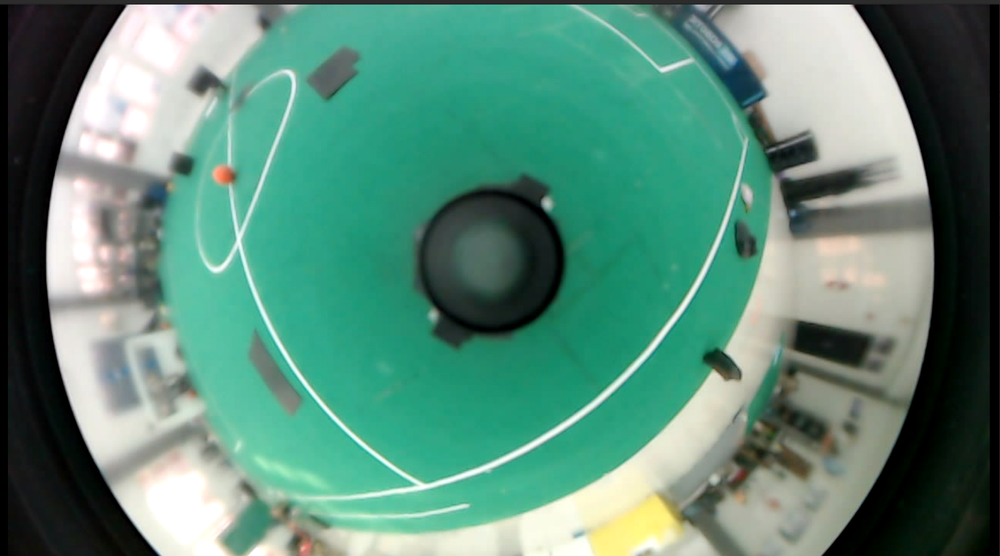
//> input picture img.png, 1000 x 556 px, shrunk from 1764 x 980 before the run, given in place of cam.avi, which was not available
$ ./main   (built with g++ and OpenCV 4)
//> lines starting //> are read from the running program, lines starting //| are printed output that depends on the picture; after the words box and inside, x2 and y2 are one past the last pixel; in counts of white or black regions, pixels touching at a corner belong together; pictures that were not available may be replaced by others from this repository, and a replacement may not be noted
#include <opencv2/opencv.hpp>
#include <opencv2/videoio.hpp>
#include <vector>
#include <math.h>
#include <chrono>
#include <ctime>
#include <ratio>

using namespace cv;
using namespace std;
using namespace std::chrono;

double calculateDistance(Point2f p1, Point2f p2)
{
    return sqrt(pow(p2.x - p1.x, 2) + pow(p2.y - p1.y, 2));
}

int main()
{
    VideoCapture cap("../cam.avi");

    if (!cap.isOpened())
    {
        cout << "Unable to access camera!" << endl;
        return -1;
    }

    Mat frame, frame_hsv, frame_thres;

    /**
     * @brief Configure Trackbar window
     *
     */
    int h[2] = {100, 255}, s[2] = {170, 255}, v[2] = {200, 255};
    namedWindow("Control");

    createTrackbar("Hmin", "Control", &h[0], 255);
    createTrackbar("Smin", "Control", &s[0], 255);
    createTrackbar("Vmin", "Control", &v[0], 255);

    createTrackbar("Hmax", "Control", &h[1], 255);
    createTrackbar("Smax", "Control", &s[1], 255);
    createTrackbar("Vmax", "Control", &v[1], 255);

    Point2f startBallPosition(0, 0);
    double lastDistance = 0;

    // Init time awal
    high_resolution_clock::time_point lastTime = high_resolution_clock::now();

    while (true)
    {
        cap >> frame;
//> frame is the input picture: 556 rows x 1000 cols, CV_8UC3; mean B, G, R 121.4, 138.9, 91.9

        // Handle if video reached end
        if (frame.empty())
        {
            break;
        }

        // Convert RGB to HSV
        cvtColor(frame, frame_hsv, COLOR_RGB2HSV);
//> frame_hsv: 556 rows x 1000 cols, CV_8UC3; mean H, S, V 56.8, 100.1, 140.1
        inRange(frame_hsv, Scalar(h[0], s[0], v[0]), Scalar(h[1], s[1], v[1]), frame_thres);
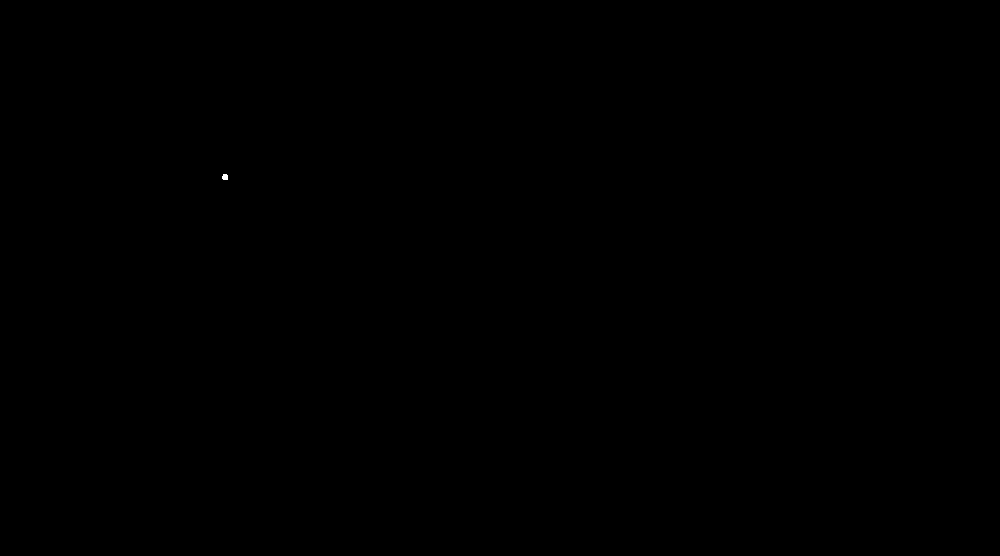
//> frame_thres: 556 rows x 1000 cols, CV_8UC1; 0.01% white; 1 white region

        vector<vector<Point>> contours;
        findContours(frame_thres, contours, RETR_TREE, CHAIN_APPROX_NONE);
//> contours = 1 contour; box (x1, y1, x2, y2) and area: (222, 174, 228, 180) 22

        if (!contours.empty())
        {
            // Get center of robot
            Point2f centerOfRobot(frame.cols / 2, (frame.rows / 2) - 20);
//> centerOfRobot = Point(500, 258)
            circle(frame, centerOfRobot, 4, Scalar(0, 0, 255), -1);
//> frame: 556 rows x 1000 cols, CV_8UC3; 49 pixels changed, all inside (x1, y1, x2, y2) = (496, 254, 505, 263)

            Moments m = moments(contours[0]);
//> m = moments, m00 22.5, centre m10/m00, m01/m00 = (224.6, 176.6)
            double mArea = m.m00;
//> mArea = 22.5
            if (mArea != 0)
            {
                double mX = m.m10;
//> mX = 5054.3
                double mY = m.m01;
//> mY = 3973.8

                // Posisi bola
                Point2f ballPosition(mX / mArea, mY / mArea);
//> ballPosition = Point(224.6, 176.6)
                circle(frame, ballPosition, 3, Scalar(0, 0, 255), -1);
//> frame: 556 rows x 1000 cols, CV_8UC3; mean B, G, R 121.4, 138.9, 91.9

                // Calculate distance
                double distance = calculateDistance(ballPosition, centerOfRobot);
//> distance = 287.1

                // Init start ball pos
                if (startBallPosition.x == 0 && startBallPosition.y == 0)
                {
                    startBallPosition = ballPosition;
//> startBallPosition = Point(224.6, 176.6)
                    lastDistance = distance;
//> lastDistance = 287.1
                }

                // Get robot pos
                double robotX = cvRound(startBallPosition.x - ballPosition.x);
//> robotX = 0
                double robotY = cvRound(ballPosition.y - startBallPosition.y);
//> robotY = 0
                line(frame, centerOfRobot, ballPosition, Scalar(255, 0, 0));

                // Calculate speed
                high_resolution_clock::time_point tNow = high_resolution_clock::now();
                duration<double> time_span = duration_cast<duration<double>>(tNow - lastTime);
                lastTime = tNow;
                float speed = abs(((lastDistance - distance) * 10) / time_span.count());
                lastDistance = distance;
                // Tampilkan informasi pada frame
                string posInfo = "Robot Position: (" + to_string(int(robotX / 10)) + "cm, " + to_string(int(robotY / 10)) + " cm)";
//> posInfo = "Robot Position: (0cm, 0 cm)"
                string ballPosInfo = "Ball Position: (" + to_string(int(startBallPosition.x / 10)) + "cm, " + to_string(int(startBallPosition.y / 10)) + " cm)";
//> ballPosInfo = "Ball Position: (22cm, 17 cm)"
                string distanceInfo = "Distance: " + to_string(int(distance * 10)) + " cm";
//> distanceInfo = "Distance: 2871 cm"
                string speedInfo = "Speed: " + to_string((int)speed) + " cm/s";
                cout << ballPosInfo << endl;
//| Ball Position: (22cm, 17 cm)
                cout << posInfo << endl;
//| Robot Position: (0cm, 0 cm)
                putText(frame, posInfo, Point(10, 30), FONT_HERSHEY_SIMPLEX, 0.7, Scalar(0, 255, 0), 2);
                putText(frame, ballPosInfo, Point(10, 60), FONT_HERSHEY_SIMPLEX, 0.7, Scalar(0, 255, 0), 2);
                putText(frame, distanceInfo, Point(10, 90), FONT_HERSHEY_SIMPLEX, 0.7, Scalar(0, 255, 0), 2);
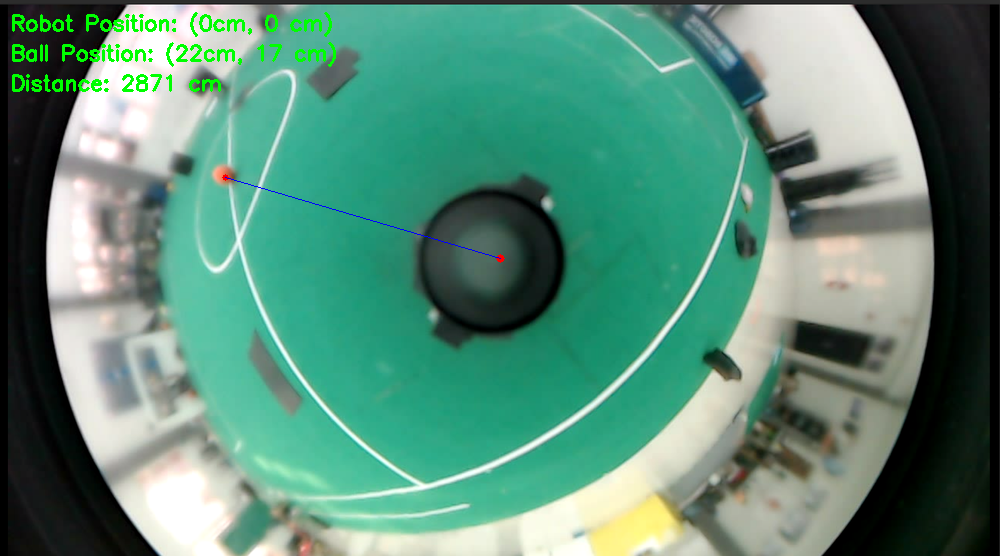
//> frame: 556 rows x 1000 cols, CV_8UC3; mean B, G, R 120.1, 140, 90.6
                putText(frame, speedInfo, Point(10, 120), FONT_HERSHEY_SIMPLEX, 0.7, Scalar(0, 255, 0), 2);
            }
        }

        // Show thresholded image
        imshow("Threshold", frame_thres);

        // Show original image
        imshow("Camera", frame);
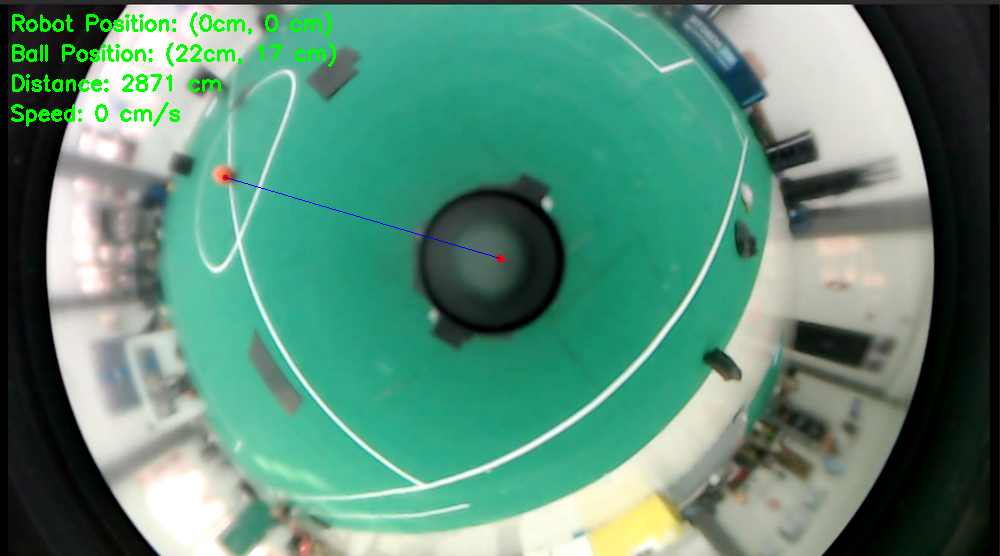
//> window 'Camera': 556 rows x 1000 cols, CV_8UC3; mean B, G, R 119.8, 140.2, 90.4

        if (waitKey(24) == 'q')
//> the 'q' key is pressed
        {
            break;
        }
    }
//> after the loop, lastDistance = 287.1
    return 0;
}
